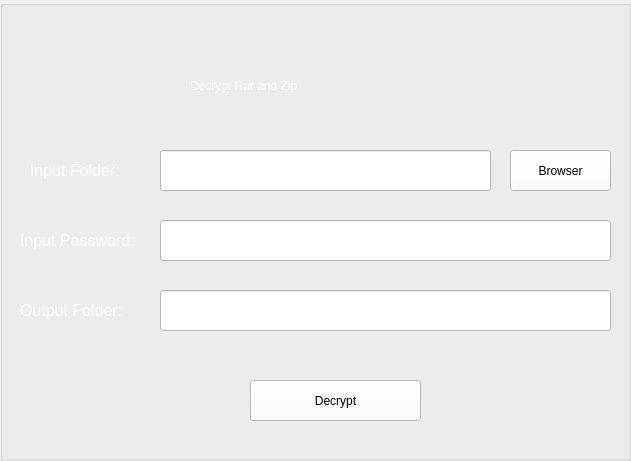
  <widget class="QGroupBox" name="groupBox_decryptrar">
   <property name="enabled">
    <bool>true</bool>
   </property>
   <property name="geometry">
    <rect>
     <x>250</x>
     <y>30</y>
     <width>631</width>
     <height>461</height>
    </rect>
   </property>
   <property name="title">
    <string/>
   </property>
   <widget class="QLabel" name="label_30">
    <property name="geometry">
     <rect>
      <x>30</x>
      <y>160</y>
      <width>101</width>
      <height>21</height>
     </rect>
    </property>
    <property name="font">
     <font>
      <pointsize>12</pointsize>
     </font>
    </property>
    <property name="styleSheet">
     <string notr="true">color: rgb(255, 255, 255);</string>
    </property>
    <property name="text">
     <string>Input Folder:</string>
    </property>
   </widget>
   <widget class="QLineEdit" name="input_derar">
    <property name="geometry">
     <rect>
      <x>160</x>
      <y>150</y>
      <width>331</width>
      <height>41</height>
     </rect>
    </property>
    <property name="font">
     <font>
      <pointsize>12</pointsize>
     </font>
    </property>
    <property name="styleSheet">
     <string notr="true">background-color: rgb(255, 255, 255);
color: rgb(0, 0, 0);</string>
    </property>
    <property name="readOnly">
     <bool>true</bool>
    </property>
   </widget>
   <widget class="QPushButton" name="btn_derarbrowser">
    <property name="geometry">
     <rect>
      <x>510</x>
      <y>150</y>
      <width>101</width>
      <height>41</height>
     </rect>
    </property>
    <property name="styleSheet">
     <string notr="true">color: rgb(0, 0, 0);
background-color: rgb(255, 255, 255);
font: 12pt &quot;MS Shell Dlg 2&quot;;</string>
    </property>
    <property name="text">
     <string>Browser</string>
    </property>
   </widget>
   <widget class="QLineEdit" name="output_derar">
    <property name="geometry">
     <rect>
      <x>160</x>
      <y>290</y>
      <width>451</width>
      <height>41</height>
     </rect>
    </property>
    <property name="font">
     <font>
      <pointsize>12</pointsize>
     </font>
    </property>
    <property name="styleSheet">
     <string notr="true">background-color: rgb(255, 255, 255);
color: rgb(0, 0, 0);</string>
    </property>
    <property name="readOnly">
     <bool>true</bool>
    </property>
   </widget>
   <widget class="QLabel" name="label_31">
    <property name="geometry">
     <rect>
      <x>20</x>
      <y>300</y>
      <width>111</width>
      <height>21</height>
     </rect>
    </property>
    <property name="font">
     <font>
      <pointsize>12</pointsize>
     </font>
    </property>
    <property name="styleSheet">
     <string notr="true">color: rgb(255, 255, 255);</string>
    </property>
    <property name="text">
     <string>Output Folder:</string>
    </property>
   </widget>
   <widget class="QLineEdit" name="input_derarpassword">
    <property name="geometry">
     <rect>
      <x>160</x>
      <y>220</y>
      <width>451</width>
      <height>41</height>
     </rect>
    </property>
    <property name="font">
     <font>
      <pointsize>12</pointsize>
     </font>
    </property>
    <property name="styleSheet">
     <string notr="true">background-color: rgb(255, 255, 255);
color: rgb(0, 0, 0);</string>
    </property>
    <property name="echoMode">
     <enum>QLineEdit::Password</enum>
    </property>
    <property name="readOnly">
     <bool>false</bool>
    </property>
   </widget>
   <widget class="QLabel" name="label_32">
    <property name="geometry">
     <rect>
      <x>20</x>
      <y>230</y>
      <width>121</width>
      <height>21</height>
     </rect>
    </property>
    <property name="font">
     <font>
      <pointsize>12</pointsize>
     </font>
    </property>
    <property name="styleSheet">
     <string notr="true">color: rgb(255, 255, 255);</string>
    </property>
    <property name="text">
     <string>Input Password:</string>
    </property>
   </widget>
   <widget class="QPushButton" name="btn_decryptrar">
    <property name="geometry">
     <rect>
      <x>250</x>
      <y>380</y>
      <width>171</width>
      <height>41</height>
     </rect>
    </property>
    <property name="styleSheet">
     <string notr="true">color: rgb(0, 0, 0);
background-color: rgb(255, 255, 255);
font: 12pt &quot;MS Shell Dlg 2&quot;;</string>
    </property>
    <property name="text">
     <string>Decrypt</string>
    </property>
   </widget>
   <widget class="QLabel" name="label_33">
    <property name="geometry">
     <rect>
      <x>190</x>
      <y>60</y>
      <width>321</width>
      <height>51</height>
     </rect>
    </property>
    <property name="styleSheet">
     <string notr="true">color: rgb(255, 255, 255);
font: 75 28pt &quot;Script MT Bold&quot;;</string>
    </property>
    <property name="text">
     <string>Decrypt Rar and Zip</string>
    </property>
   </widget>
  </widget>
